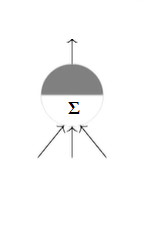
#> input picture assets/images/MP_Neuron_structure.png, 153 x 238 px, found by its file name
$ jupyter execute 1_McChulloch_Pitts_Neuron.ipynb
#> lines starting #> are read from the running program, lines starting #| are printed output that depends on the picture; after the words box and inside, x2 and y2 are one past the last pixel; in counts of white or black regions, pixels touching at a corner belong together
[cell 1]
# mount Google Drive
from google.colab import drive
drive.mount('/content/gdrive')

[cell 2]
import cv2
import matplotlib.pyplot as plt

# McChulloch Pitts Neuron
It is a highly simplified computational model for how biological neurons work. It was used to model boolean functions to immitate the biological phenomenon of nerve cell activation through synapses

[cell 3]
class MP_Neuron:
  '''
  Class to implement the functionality of an MP neuron
  '''
  def __init__(self, inp = [], thresh = 0):
    self.inputs = inp
    self.threshold = thresh

  def g(self):
    return sum(self.inputs)

  def f(self):
    if self.g() >= self.threshold:
      return 1
    else:
      return 0

  def showNeuron(self):
    img_path = r"assets\images\MP_Neuron_structure.png"
    img = plt.imread(img_path)
#> img is the input picture: shape (238, 153, 3) float32; mean R, G, B 0.973, 0.973, 0.973
    # # Displaying the result
    cv2.putText(img, f'{self.f()}', (65, 30), cv2.FONT_HERSHEY_SIMPLEX, 0.6, (0, 0, 0), 2, cv2.LINE_AA)
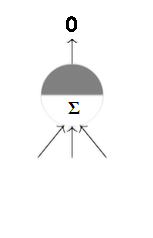
#> img: shape (238, 153, 3) float32; 0.29% of pixels changed, all inside (x1, y1, x2, y2) = (66, 16, 77, 32)

    # # Displaying the threshold
    cv2.putText(img, f'{self.threshold}', (66, 85), cv2.FONT_HERSHEY_SIMPLEX, 0.55, (0, 0, 0), 2, cv2.LINE_AA)
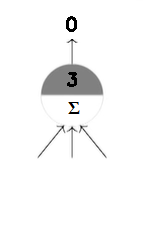
#> img: shape (238, 153, 3) float32; 0.24% of pixels changed, all inside (x1, y1, x2, y2) = (67, 72, 77, 87)

    # # Displaying the inputs
    cv2.putText(img, f'{self.inputs[0]}', (20, 180), cv2.FONT_HERSHEY_SIMPLEX, 0.7, (0, 0, 0), 2, cv2.LINE_AA)
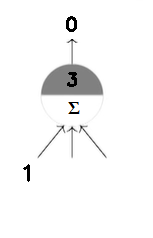
#> img: shape (238, 153, 3) float32; 0.16% of pixels changed, all inside (x1, y1, x2, y2) = (23, 164, 30, 182)
    if len(self.inputs) > 1:
      cv2.putText(img, f'{self.inputs[1]}', (65, 180), cv2.FONT_HERSHEY_SIMPLEX, 0.7, (0, 0, 0), 2, cv2.LINE_AA)
    if len(self.inputs) > 2:
      cv2.putText(img, f'{self.inputs[2]}', (105, 180), cv2.FONT_HERSHEY_SIMPLEX, 0.7, (0, 0, 0), 2, cv2.LINE_AA)
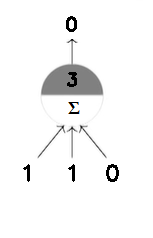
#> img: shape (238, 153, 3) float32; mean R, G, B 0.963, 0.963, 0.963

    plt.imshow(img)
    plt.axis('off')

## Implementing boolean operations using the MP Neuron class

1. AND Function

[cell 4]
y_and_op = MP_Neuron([1, 1, 0], 3).showNeuron()

2. OR Function

[cell 5]
y_or_op = MP_Neuron([1, 0, 0], 1).showNeuron()
#> in showNeuron (call 2), `cv2.putText(img, f'{self.f()}', (65, 30), cv2.FONT_HERSHEY_SIMPLEX, 0...`: img: shape (238, 153, 3) float32; 0.15% of pixels changed, all inside (x1, y1, x2, y2) = (68, 16, 74, 32)
#> in showNeuron (call 2), `cv2.putText(img, f'{self.threshold}', (66, 85), cv2.FONT_HERSHEY_SIMPL..`:
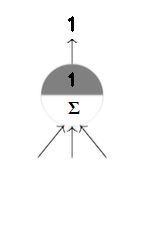
#> img: shape (238, 153, 3) float32; mean R, G, B 0.971, 0.971, 0.971
#> in showNeuron (call 2), `cv2.putText(img, f'{self.inputs[2]}', (105, 180), cv2.FONT_HERSHEY_SIM..`:
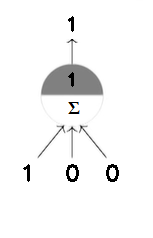
#> img: shape (238, 153, 3) float32; mean R, G, B 0.963, 0.963, 0.963

3. AND Function with inhibitory input

[cell 6]
y_and_inhibit_op = MP_Neuron([1, -1], 1).showNeuron()
#> in showNeuron (call 3), `cv2.putText(img, f'{self.threshold}', (66, 85), cv2.FONT_HERSHEY_SIMPL..`: img: shape (238, 153, 3) float32; 0.13% of pixels changed, all inside (x1, y1, x2, y2) = (68, 72, 74, 87)
#> in showNeuron (call 3), `cv2.putText(img, f'{self.inputs[0]}', (20, 180), cv2.FONT_HERSHEY_SIMP..`:
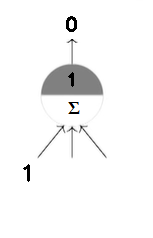
#> img: shape (238, 153, 3) float32; mean R, G, B 0.968, 0.968, 0.968
#> in showNeuron (call 3), `cv2.putText(img, f'{self.inputs[1]}', (65, 180), cv2.FONT_HERSHEY_SIMP..`:
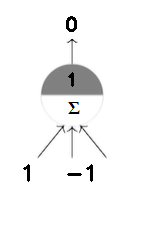
#> img: shape (238, 153, 3) float32; 0.28% of pixels changed, all inside (x1, y1, x2, y2) = (67, 164, 93, 182)

4. NOR Function

[cell 7]
y_nor_op = MP_Neuron([-1, -0], 0).showNeuron()
#> in showNeuron (call 4), `cv2.putText(img, f'{self.inputs[1]}', (65, 180), cv2.FONT_HERSHEY_SIMP..`:
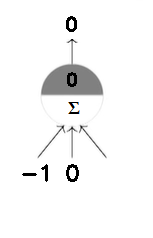
#> img: shape (238, 153, 3) float32; mean R, G, B 0.963, 0.963, 0.963
